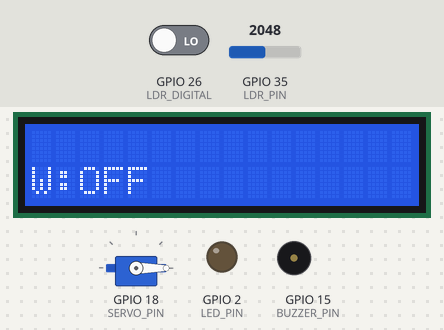
This sketch was run on a simulated ESP32. On the bench: servo, 16×2 character LCD, output pins drawn as LEDs (lit = HIGH), buzzer (waves = sounding, pin HIGH). The test bench sets the inputs (shaded band); at power-on: GPIO 35 (LDR_PIN) = 2048, GPIO 26 (LDR_DIGITAL) LOW. WiFi joins after 1.5 s; servers stay silent unless stated; no MQTT or app messages arrive unless stated.

Above: at 1.2 s.
1.3 s: GPIO 35 (LDR_PIN) set to 1953
At 3.2 s:
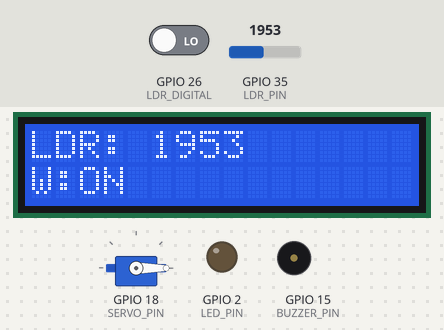
4.2 s: GPIO 35 (LDR_PIN) set to 2040
At 6.5 s:
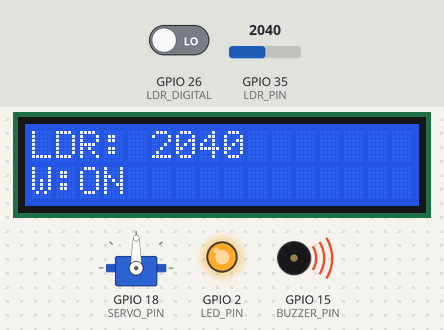
7.5 s: GPIO 35 (LDR_PIN) set to 2047
At 9.2 s:
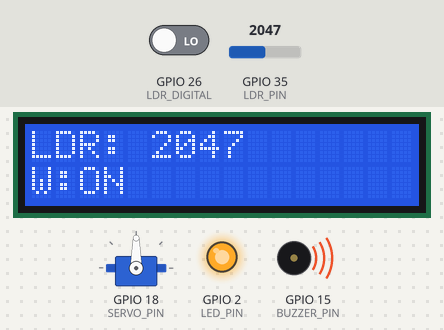
Timing chart, 0 to 10.7 s (numbered marks = the images above; inputs shaded):
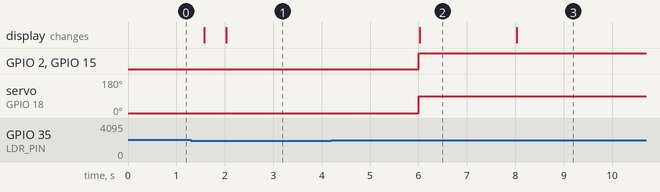

Measured:
- the behaviour switches between 2001 and 2000 on GPIO 35 (LDR_PIN) (found by bisection; images 0 and 1)
- after the input at 1.3 s, GPIO 2 (LED_PIN), GPIO 15 (BUZZER_PIN): stays LOW (without the input it goes to HIGH after 0.71 s); servo on GPIO 18 (SERVO_PIN): stays 0° (without the input it goes to 90° after 0.71 s)
- after the input at 4.2 s, GPIO 2 (LED_PIN), GPIO 15 (BUZZER_PIN): LOW → HIGH after 1.8 s; servo on GPIO 18 (SERVO_PIN): 0° → 90° after 1.8 s; the display: changes after 1.8 s (image 2)
- after the input at 7.5 s, the display: changes after 0.53 s (image 3)

The sketch:

LDR.ino
```cpp
#include <WiFi.h>
#include <PubSubClient.h>
#include <Wire.h>
#include <LiquidCrystal_I2C.h>
#include <ESP32Servo.h>

// ================= WIFI =================
const char* ssid = "SSID";
const char* password = "PASSWORD";

// ================= MQTT =================
const char* mqtt_server = "broker.emqx.io";
const int mqtt_port = 1883;
const char* topic = "ldr/TA";
const char* topicDigital = "ldr_digital/TA";   // TAMBAHAN

// ================= LDR =================
#define LDR_PIN 35   // analog
#define LDR_DIGITAL 26   // TAMBAHAN pin digital

// ================= OUTPUT =================
#define LED_PIN 2
#define BUZZER_PIN 15
#define SERVO_PIN 18

LiquidCrystal_I2C lcd(0x27, 16, 2);
WiFiClient espClient;
PubSubClient client(espClient);
Servo myServo;

unsigned long lastSensorRead = 0;
unsigned long lastWiFiAttempt = 0;
unsigned long lastMQTTAttempt = 0;

// ================= BACA LDR =================
int readLDR() {
  return analogRead(LDR_PIN);  // 0 - 4095
}

// ================= SETUP =================
void setup() {
  Serial.begin(115200);

  pinMode(LED_PIN, OUTPUT);
  pinMode(BUZZER_PIN, OUTPUT);
  pinMode(LDR_DIGITAL, INPUT);   // TAMBAHAN

  myServo.attach(SERVO_PIN);
  myServo.write(0);

  lcd.init();
  lcd.backlight();

  WiFi.begin(ssid, password);
  client.setServer(mqtt_server, mqtt_port);
}

// ================= LOOP =================
void loop() {

  // ===== RECONNECT WIFI =====
  if (WiFi.status() != WL_CONNECTED) {
    if (millis() - lastWiFiAttempt > 5000) {
      lastWiFiAttempt = millis();
      WiFi.disconnect();
      WiFi.begin(ssid, password);
    }
  }

  // ===== RECONNECT MQTT =====
  if (WiFi.status() == WL_CONNECTED && !client.connected()) {
    if (millis() - lastMQTTAttempt > 5000) {
      lastMQTTAttempt = millis();
      client.connect("ESP32_LDR_Client");
    }
  }

  client.loop();

  // ===== BACA SENSOR =====
  if (millis() - lastSensorRead > 2000) {
    lastSensorRead = millis();

    int ldrValue = readLDR();
    int ldrDigital = digitalRead(LDR_DIGITAL);   // TAMBAHAN

    // ===== LOGIKA OUTPUT =====
    if (ldrValue > 2000) {
      digitalWrite(LED_PIN, HIGH);
      digitalWrite(BUZZER_PIN, HIGH);
      myServo.write(90);
    } else {
      digitalWrite(LED_PIN, LOW);
      digitalWrite(BUZZER_PIN, LOW);
      myServo.write(0);
    }

    // ===== MQTT ANALOG =====
    if (client.connected()) {
      String payload = String(ldrValue);
      client.publish(topic, payload.c_str());
    }

    // ===== MQTT DIGITAL =====
    if (client.connected()) {
      String payloadDigital = String(ldrDigital);
      client.publish(topicDigital, payloadDigital.c_str());
    }

    // ===== LCD BARIS 1 =====
    lcd.setCursor(0, 0);
    lcd.print("LDR: ");
    lcd.print(ldrValue);
    lcd.print("    ");
  }

  // ===== LCD BARIS 2 =====
  lcd.setCursor(0, 1);
  if (WiFi.status() == WL_CONNECTED) {
    lcd.print("W:ON  ");
  } else {
    lcd.print("W:OFF ");
  }
}
```
